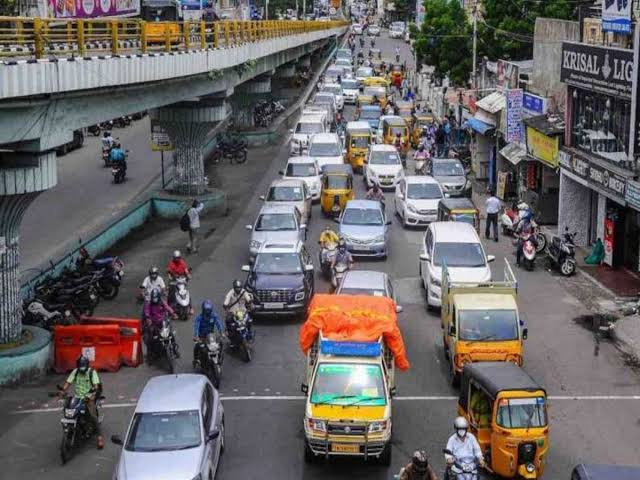
#> input picture Image/frame_r3.jpeg, 640 x 480 px, given in place of video.mp4, which was not available
$ python vehicle.py
#> lines starting #> are read from the running program, lines starting #| are printed output that depends on the picture; after the words box and inside, x2 and y2 are one past the last pixel; in counts of white or black regions, pixels touching at a corner belong together; pictures that were not available may be replaced by others from this repository, and a replacement may not be noted
import cv2
import numpy as np

cap = cv2.VideoCapture('video.mp4')

min_width_rect=80 #min width rectangle
min_height_rect=80 #min height rectangle


count_line_position = 550
algo = cv2.bgsegm.createBackgroundSubtractorMOG()

def center_handle(x,y,w,h):
    x1=int(w/2)
    y1=int(h/2)
    cx=x+x1
    cy=y+y1

    return cx,cy

detect = []
offset=6 #Allowable error between pixel
counter = 0


while True:
    ret,frame1=cap.read()
#> frame1 is the input picture: shape (480, 640, 3); mean B, G, R 100.5, 100.1, 104.3
    grey=cv2.cvtColor(frame1,cv2.COLOR_BGR2GRAY)
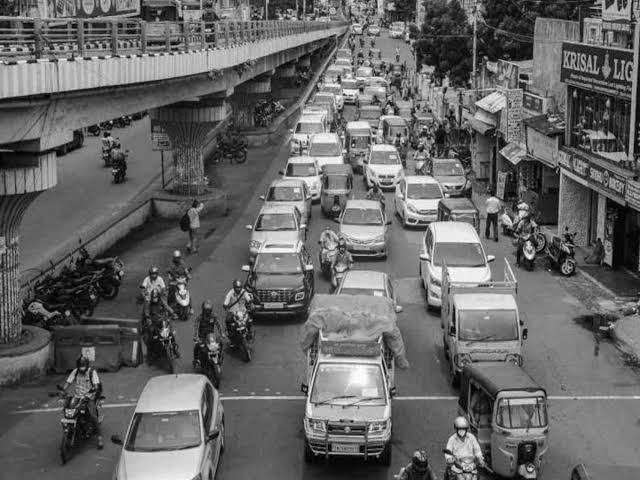
#> grey: shape (480, 640); min 0, max 255, mean 101.4
    blur=cv2.GaussianBlur(grey,(3,3),5)

    img_sub=algo.apply(blur)
#> img_sub: shape (480, 640); every value is 0
    dilat = cv2.dilate(img_sub,np.ones((5,5)))
    kernel = cv2.getStructuringElement(cv2.MORPH_ELLIPSE,(5,5))
    dilatada = cv2.morphologyEx(dilat,cv2.MORPH_CLOSE,kernel)
    counterSahpe,h = cv2.findContours(dilatada,cv2.RETR_TREE,cv2.CHAIN_APPROX_SIMPLE)
#> counterSahpe = []; h = None

    #Draw line
    cv2.line(frame1,(25,count_line_position),(1200,count_line_position),(255,127,0),3)

    #Draw rectangle
    for(i,c)in enumerate(counterSahpe):
        (x,y,w,h) = cv2.boundingRect(c)
        validate_counter = (w>= min_width_rect) and (h>= min_height_rect)
        if not validate_counter:
            continue
        cv2.rectangle(frame1,(x,y),(x+w,y+h),(0,144,0),2)

        center = center_handle(x, y, w, h)
        detect.append(center)

        cv2.circle(frame1,center,4,(0,0,255),-1)

        for (x,y) in detect:
            if y<(count_line_position+offset) and y>(count_line_position-offset):
                counter +=1
            cv2.line(frame1,(25,count_line_position),(1200,count_line_position),(0,127,255),3)
            detect.remove((x,y))
            print("Vehicle Counter"+str(counter))
#> this loop made 0 passes
#> after the loop, counter = 0; detect = []

    cv2.putText(frame1,"VEHICLE COUNTER :"+str(counter),(450,70),cv2.FONT_HERSHEY_SIMPLEX,2,(0,0,255),5)
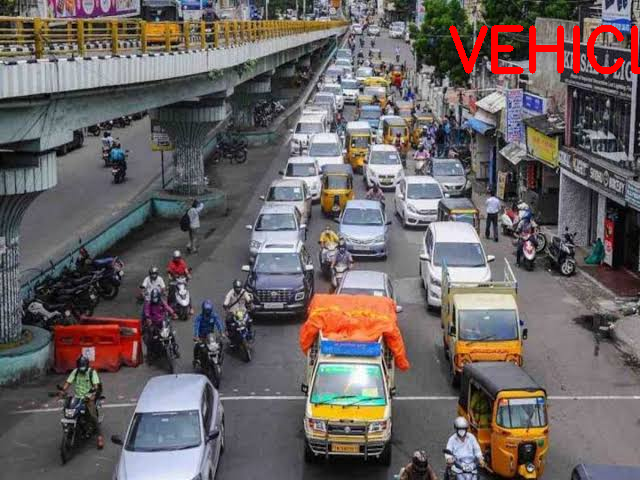
#> frame1: shape (480, 640, 3); 1.16% of pixels changed, all inside (x1, y1, x2, y2) = (449, 25, 640, 74)


    # cv2.imshow('Detecter',dilatada)

    cv2.imshow("Video Original",frame1)
    if cv2.waitKey(1)==13:
#> (key Esc is pressed here)
        break

cv2.destroyAllWindows()
cap.release()

$ run again, on Image/frame_r4.jpeg
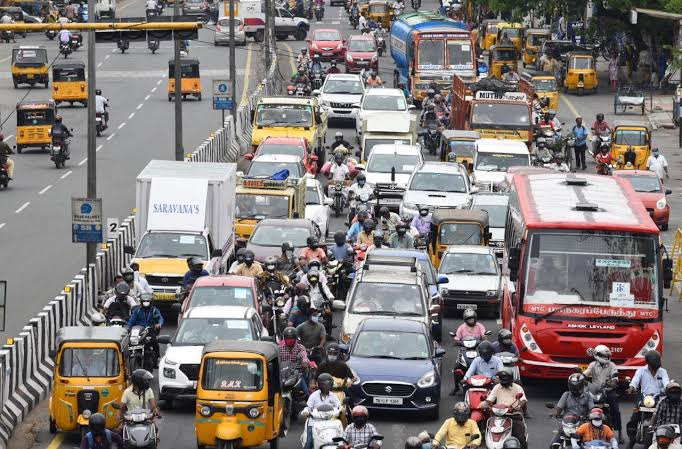
#> input picture Image/frame_r4.jpeg, 682 x 449 px, given in place of video.mp4, which was not available
#> frame1 is the input picture: shape (449, 682, 3); mean B, G, R 121, 123.1, 130.4
#> `blur=cv2.GaussianBlur(grey,(3,3),5)`:
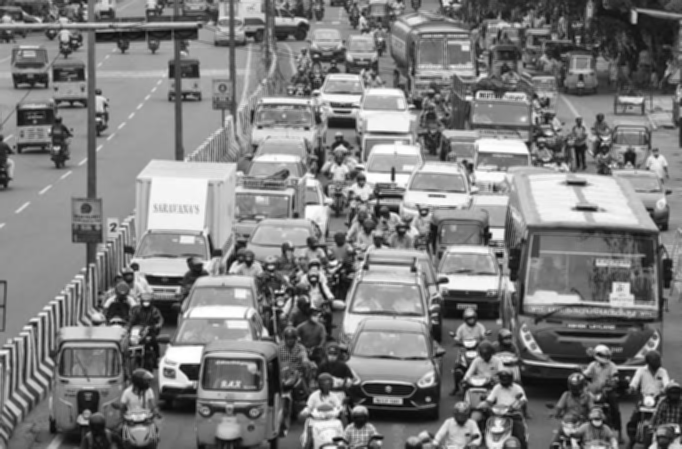
#> blur: shape (449, 682); min 7, max 255, mean 125
#> img_sub: shape (449, 682); every value is 0
#> counterSahpe = []; h = None
#> after the loop `for(i,c)in enumerate(counterSahpe):`: counter = 0; detect = []
#> `cv2.putText(frame1,"VEHICLE COUNTER :"+str(counter),(450,70),cv2.FONT_..`:
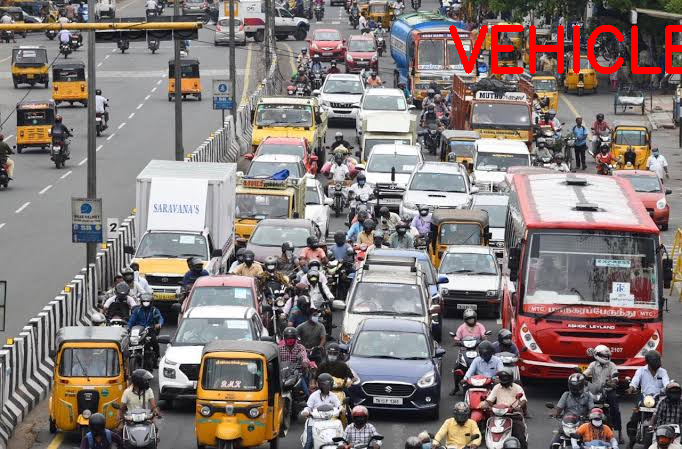
#> frame1: shape (449, 682, 3); 1.39% of pixels changed, all inside (x1, y1, x2, y2) = (449, 25, 682, 74)
